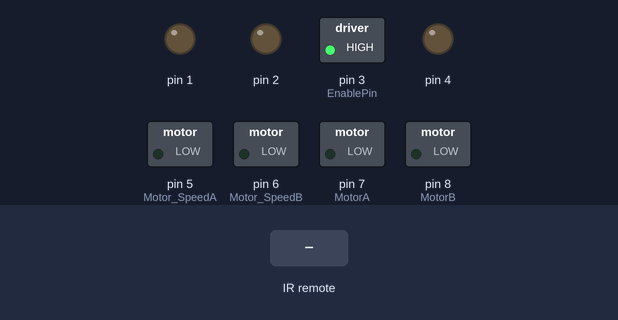
Bench run of a sketch on a simulated Arduino Uno, built with avr-gcc and run on an emulated ATmega328P. Shown: switched loads named in the sketch (green lamp = pin HIGH), output pins drawn as LEDs (lit = HIGH). The test bench sets the inputs (shaded band).

Above: at 1.2 s.
1.3 s: infrared code 0xFF906F received
At 1.9 s:
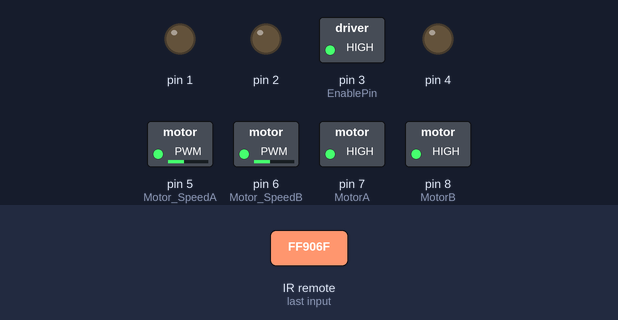
2.8 s: infrared code 0xFFE01F received
At 4.0 s:
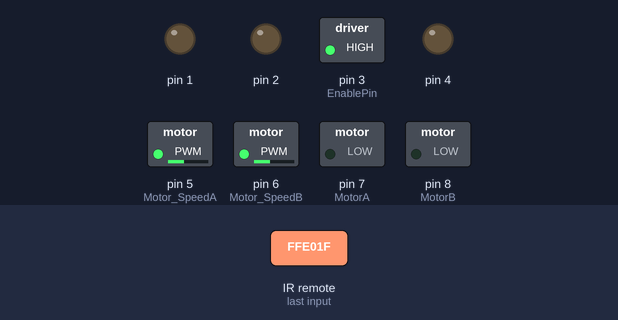
4.3 s: infrared code 0xFFC23D received
At 5.1 s:
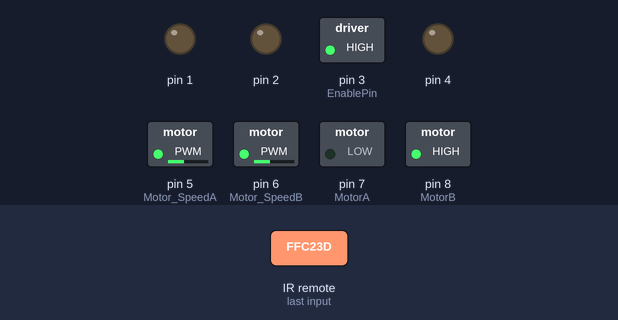
6.8 s: infrared code 0xFF22DD received
At 7.3 s:
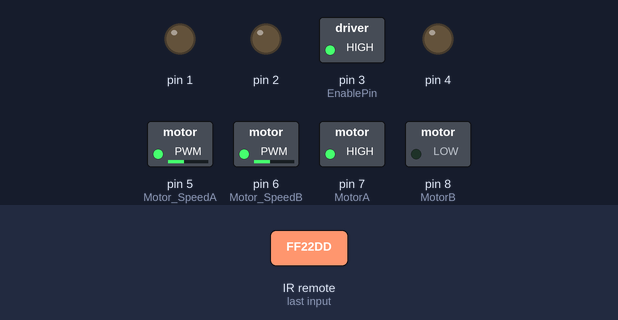
9.3 s: infrared code 0xFF02FD received
At 10.4 s:
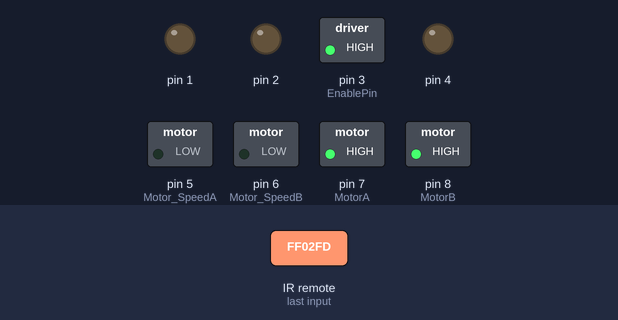
Timing chart, 0 to 11.8 s (numbered marks = the images above; inputs shaded):
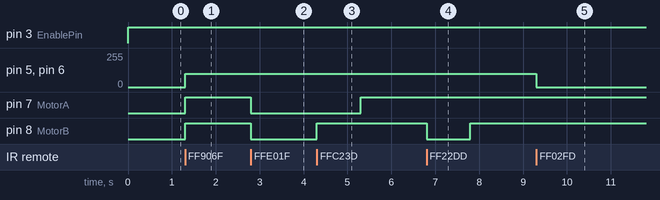

Measured:
- after the input at 1.3 s, pin 5 (Motor_SpeedA), pin 6 (Motor_SpeedB): 0/255 → 100/255 at once; pin 7 (MotorA), pin 8 (MotorB): LOW → HIGH at once
- after the input at 2.8 s, pin 7 (MotorA), pin 8 (MotorB): HIGH → LOW at once
- after the input at 4.3 s, pin 7 (MotorA): LOW → HIGH after 1.0 s; pin 8 (MotorB): LOW → HIGH at once
- after the input at 6.8 s, pin 8 (MotorB): HIGH → LOW at once, → HIGH 1.0 s later
- after the input at 9.3 s, pin 5 (Motor_SpeedA), pin 6 (Motor_SpeedB): 100/255 → 0/255 at once

The sketch:

IRremote.ino
```cpp
/* The Car Robot from ELEGOO kit has its own remote on the kit already programmed by the
 * creators of it. By this program I created, I was able to use the Infrared remote to control
 * the Car Robot using specifically the buttons that I want and made these respond the way I
 * programmed it to.
*/

#include <IRremote.h> // Include the library for the IRremote

int receiver = 9; // Set pin 9 as the receiver

#define MotorA 7 // Initialize motor A1N1 to pin 7 of arduino
#define MotorB 8 // Initialize motor B1N1 to pin 8 of arduino
#define Motor_SpeedA 5 // Initialize motor PWMA to pin 5 of arduino
#define Motor_SpeedB 6 // Initialize motor PWMB to pin 6 of arduino
#define EnablePin 3 // Set pin 3 of arduino as the EnablePin, ("Stby")


IRrecv irrecv(receiver); // Create the receiver object; I chose 'irrecv'
decode_results results; // Decode Xresults from the IRremote;


void setup() { // Run the code once

  irrecv.enableIRIn(); // Start the receiver

  for(int i=1; i<9; i++){ // Setup the pins
     pinMode(i, OUTPUT); // Set these pins as an output
  }
  pinMode(EnablePin, OUTPUT); // Set the enable pin ("Stby") as an ouput
}


void loop() { // Run the code on loop
  digitalWrite(EnablePin, HIGH); // Set the enable pin High in order for it to turn on

  if (irrecv.decode(&results)) // First case: Have we received an IR signal?
  {
    switch(results.value) // If yes, go to cases:
    {
     case 0xFF906F: // case 1: Up button pressed, code of Up button is FF906F
                      Forward(); // Call Function
                      break; // Tell Arduino to go on
     case 0xFFE01F: // case 2: Down button pressed, code of Down button is FFE01F
                      Backward(); // Call Function
                      break; // Tell Arduino to go on
     case 0xFFC23D: // case 3: Right button pressed, code of Right button is FFC23D
                      Right(); // Call Function
                      delay(1000);
                      Forward();
                      break; // Tell Arduino to go on
     case 0xFF22DD: // case 4: Left button pressed, code of Left button is FF22DD
                      Left(); // Call Function
                      delay(1000);
                      Forward();
                      break; // Tell Arduino to go on
     case 0xFF02FD: // case 4: Stop button pressed, code of Stop button is FF02FD
                      Stop(); // Call Function
                      break; // Tell Arduino to go on

    }

      irrecv.resume(); // Receive the next value
  }


} // End of loop

void Forward (){ // Function to go Forward
  digitalWrite(MotorA,1); // Set motorA to 1 to turn on
  digitalWrite(MotorB,1); // Set motorB as High to turn on
  analogWrite(Motor_SpeedA,100); // Set motorspeedA to 100
  analogWrite(Motor_SpeedB,100); // Set motorspeedB to 100
}

void Backward (){ // Function to go Backward
  digitalWrite(MotorA,0); // Set motorA to 0 to turn off
  digitalWrite(MotorB,0); // Set motorB to 0 to turn off
  analogWrite(Motor_SpeedA,100); // Set motorspeedA to 100
  analogWrite(Motor_SpeedB,100); // Set motorspeedB to 100
}

void Left (){ // Function to go Left
  digitalWrite(MotorA,1); // Set motorA to 1 to turn on
  digitalWrite(MotorB,0); // Set motorA to 0 to turn off
  analogWrite(Motor_SpeedA,100); // Set motorspeedA to 100
  analogWrite(Motor_SpeedB,100); // Set motorspeedB to 100
}

void Right (){ // Function to go Right
  digitalWrite(MotorA,0); // Set motorA to 0 to turn off
  digitalWrite(MotorB,1); // Set motorB to 1 to turn on
  analogWrite(Motor_SpeedA,100); // Set motorspeedA to 100
  analogWrite(Motor_SpeedB,100); // Set motorspeedB to 100
}

void LFW () { // Function to go Left Forward
  digitalWrite(MotorA,1); // Set motorA to 1 to turn on
  digitalWrite(MotorB,1); // Set motorB to 1 to turn on
  analogWrite(Motor_SpeedA,255); // Set motorspeedA to 255
  analogWrite(Motor_SpeedB,126); // Set motorspeedB to 126
}

void LBK (){ // Function to go Left Backward
  digitalWrite(MotorA,0); // Set motorA to 0 to turn off
  digitalWrite(MotorB,0); // Set motorB to 0 to turn off
  analogWrite(Motor_SpeedA,255); // Set motorspeedA to 255
  analogWrite(Motor_SpeedB,126); // Set motorspeedB to 126
}

void RFW (){ // Function to go Right Forward
  digitalWrite(MotorA,1); // Set motorA to 1 to turn on
  digitalWrite(MotorB,1); // Set motorB to 1 to turn on
  analogWrite(Motor_SpeedA,126); // Set motorspeedA to 126
  analogWrite(Motor_SpeedB,255); // Set motorspeedB to 255
}

void RBK (){ // Function to go Right Backward
  digitalWrite(MotorA,0); // Set motorA to 0 to turn off
  digitalWrite(MotorB,0); // Set motorB to 0 to turn off
  analogWrite(Motor_SpeedA,126); // Set motorspeedA to 126
  analogWrite(Motor_SpeedB,255); // Set motorspeedB to 255
}

void Stop (){ // Function to go Stop
  digitalWrite(MotorA,1); // Set motorA to 1 to turn on
  digitalWrite(MotorB,1); // Set motorB to 1 to turn on
  analogWrite(Motor_SpeedA,0); // Set motorspeedA to 0
  analogWrite(Motor_SpeedB,0); // Set motorspeedB to 0
}
```
